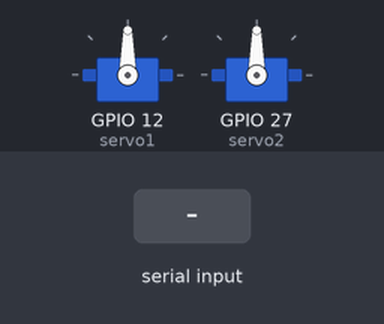
Simulated run of this sketch. Board: ESP32. Shown: 2 × servo. The test bench sets the inputs (shaded band). Nothing arrives over Bluetooth unless stated.

Above: at 1.2 s.
1.3 s: "90,45\n" received over the second serial link
At 1.8 s:
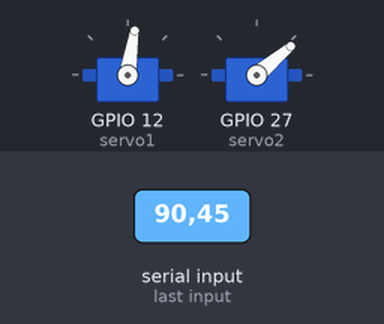
2.8 s: "30,150\n" received over the second serial link
At 4.0 s:
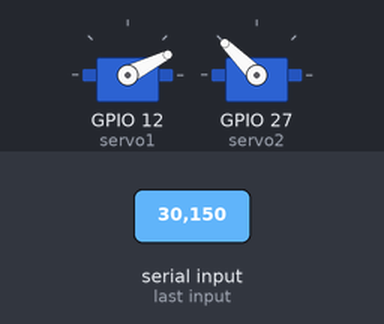
4.3 s: "1,90\n" received over the second serial link
At 5.3 s:
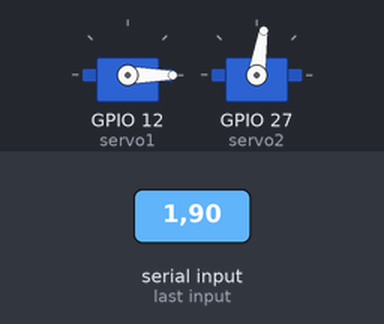
Timing chart, 0 to 7.3 s (numbered marks = the images above; inputs shaded):
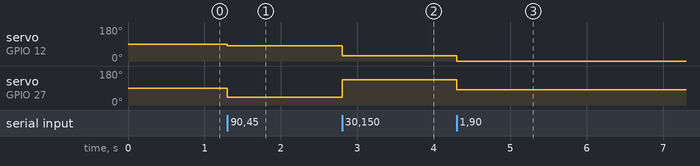

The sketch:

BlueMaze.ino
```cpp
//BlueMaze By CaveMad
#include <Servo.h>
#include "BluetoothSerial.h"

BluetoothSerial SerialBT;

Servo servo1;
Servo servo2;
int x,y,ax,ay;


void setup() {
  SerialBT.begin("Bluemaze");
  servo1.attach(12);                    // pin for servo X
  servo2.attach(27);                   // pin for servo Y
}

void loop(){

  while(SerialBT.available()>0)
  {
   x= SerialBT.parseInt();
   y= SerialBT.parseInt();

   ax= map(x,0,200,0,180);
   ay= map(y,0,200,0,180);

   if(SerialBT.read()=='\n')
   {
    servo1.write(ax);
    servo2.write(ay);
   }
  }
    }
```

Measured:
- after the input at 1.3 s, servo on GPIO 12 (servo1): 90° → 81° at once; servo on GPIO 27 (servo2): 90° → 40° at once
- after the input at 2.8 s, servo on GPIO 12 (servo1): 81° → 27° at once; servo on GPIO 27 (servo2): 40° → 135° at once
- after the input at 4.3 s, servo on GPIO 12 (servo1): 27° → 0° at once; servo on GPIO 27 (servo2): 135° → 81° at once
